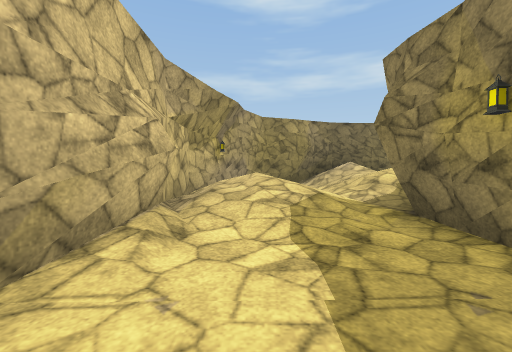
view 1 (above)

20 first-person views from a walk through a Unity game level. The camera is 1.3 m above the floor, tilts 2° down and sees 90° across. The floor is counted in squares, 2 m on a side. Each view is taken from the middle of a square. On the plan, view 1 faces up. The plan holds only what a view shows up to about 9 squares ahead; the rest is blank. The place goes on beyond the plan. The player character is not drawn. Some surface patterns are stand-ins.

view 2
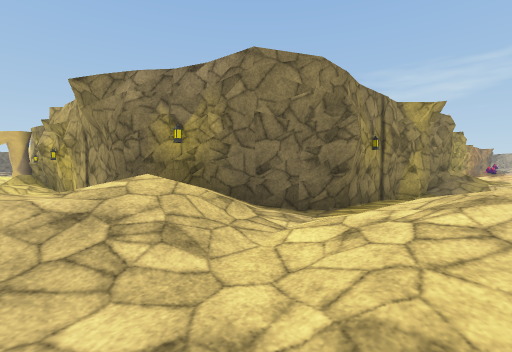

view 3
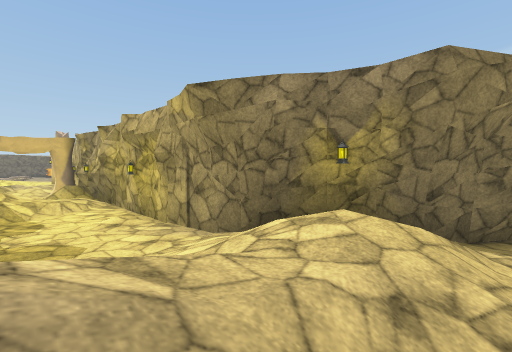

view 4
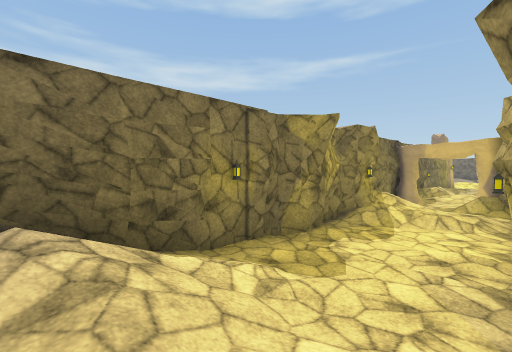

view 5
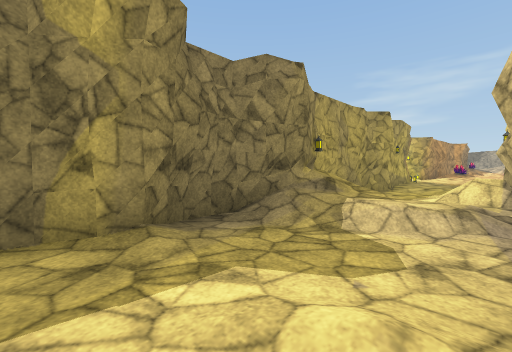

view 6
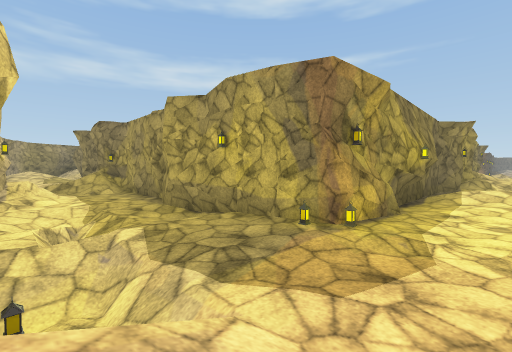

view 7
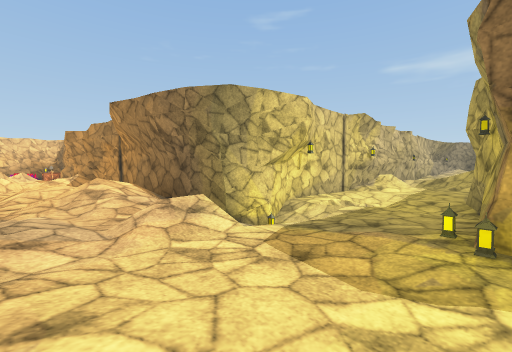

view 8
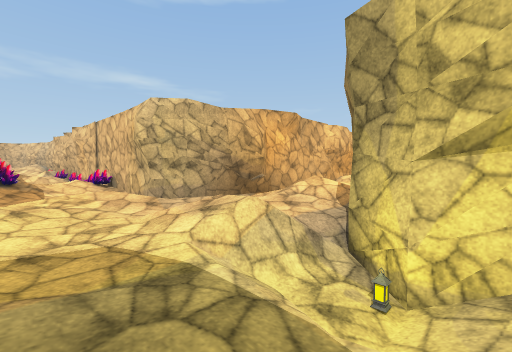

view 9
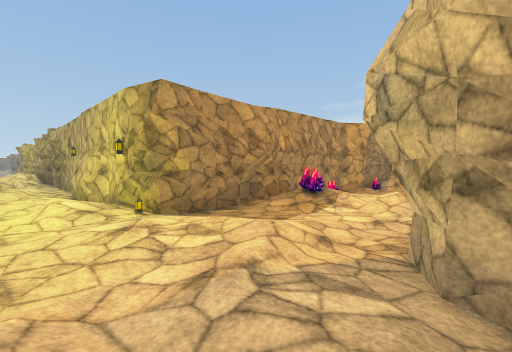

view 10
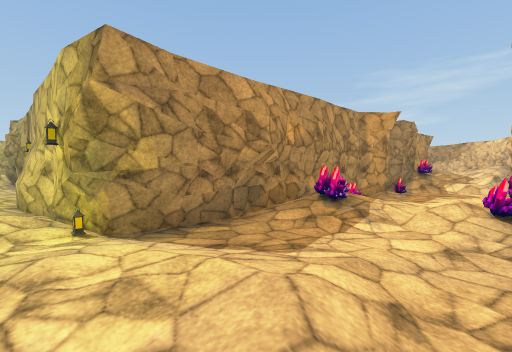

view 11
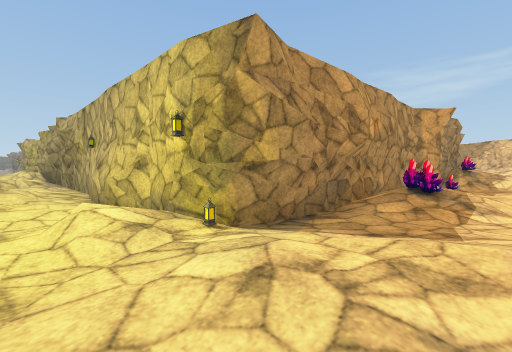

view 12
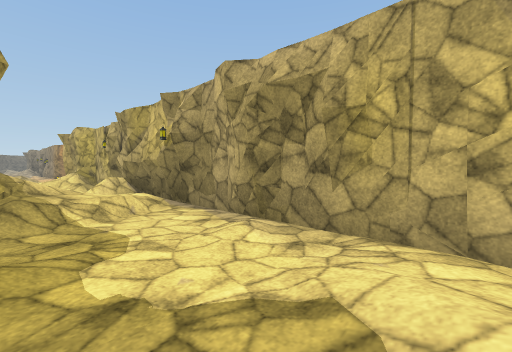

view 13
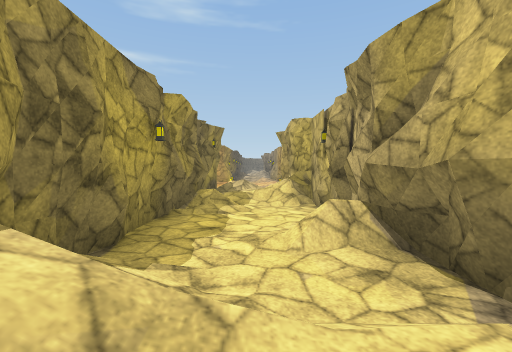

view 14
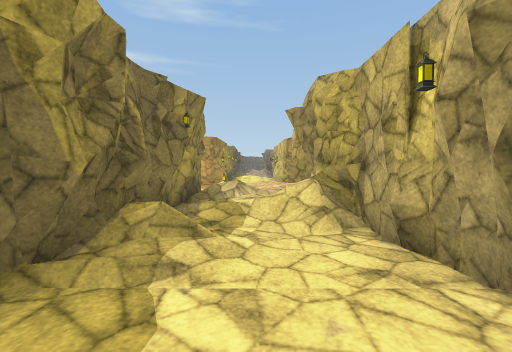

view 15
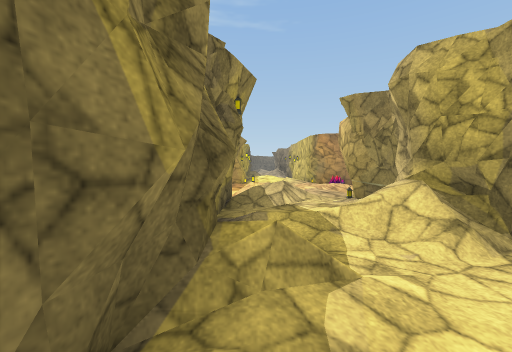

view 16
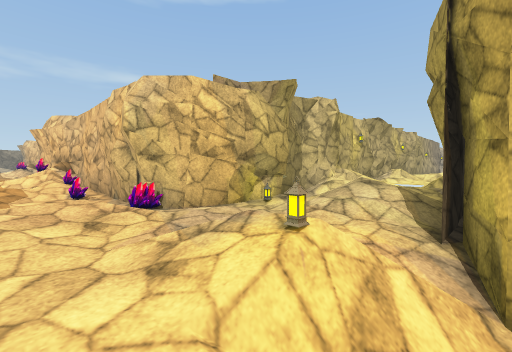

view 17
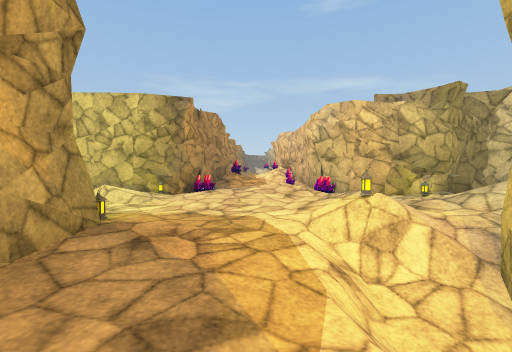

view 18
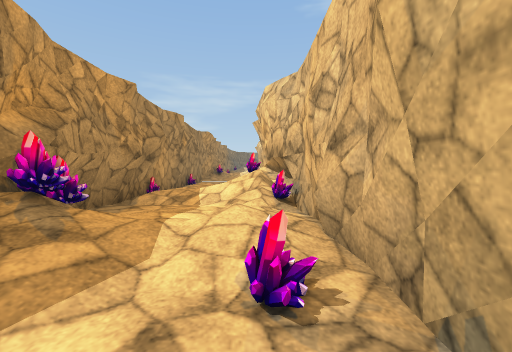

view 19
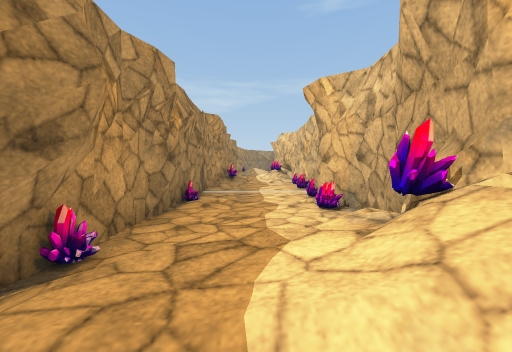

view 20
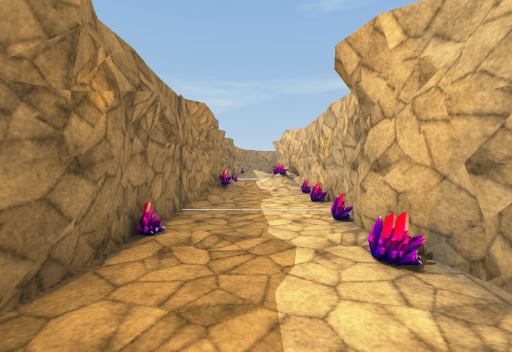

### Floor plan
Key: @ floor where view 1 was taken; # wall or solid block; . main floor; : floor 0.25 m higher than the main floor; - floor 0.25 m lower than the main floor; + floor 0.5 m higher than the main floor; * floor 0.75 m higher than the main floor; % floor 1 m higher than the main floor; _ floor 1 m lower than the main floor; & floor 1.25 m higher than the main floor; / step, stairs or slope; L lantern; C crystal; O other object.
Columns run from 7 left of view 1 to 26 right of it. Each row starts with its distance up from view 1.
  9         #############
  8        ##///:...+/ .O.
  7       #:./%/..../+.//.
  6      ##:./&/:..#####O
  5      #/*+/*#####
  4      #+//:##
  3      ##+:##
  2       #..#
  1       ...#
  0       .@.#
 -1       ...#
 -2        //#
 -3       #/*#
 -4       #..#
 -5      ##..#
 -6      #...#
 -7      #-/-#
 -8      #./-#                     /
 -9      #//.##                   /--
-10 ######L/.L#######  ###########_--#
-11 /   /./..L...:..:./#.../-:.//-L--L
-12 / +//:/.....:++...//...--/://-----
-13 ..../.:.:.+...:..../.#.--#/##.....
-14 ######.+:#####################/.O#
-15      #-..#                   #---#
-16      #..:#                   #C/##
-17      #C:C#                   #/:#
-18      #::O#                   #-.##
-19      #O..#                   #C--#
-20      #...#                   #C:.#
-21        .O#                   #//C#
-22       O//#                   #---#
-23        +##                   #C--#
-24       #                      #--C#
-25       #                      #C--#
-26                              #---#
-27                              #C-.#
-28                              #--##
-29                              #--#

Positions as (right, up) in squares from view 1, and headings:
1: (0, 0), facing up
2: (0, 7), facing down-right
3: (2, 8), facing down-right
4: (3, 6), facing up-right
5: (-1, 1), facing down-right
6: (-1, -12), facing up-right
7: (2, -13), facing up-left
8: (1, -9), facing down-left
9: (-2, -12), facing down-right
10: (-1, -13), facing down-right
11: (0, -12), facing down-right
12: (7, -11), facing down-right
13: (11, -12), facing right
14: (14, -12), facing right
15: (15, -11), facing right
16: (24, -10), facing down-left
17: (24, -8), facing down
18: (23, -15), facing down
19: (24, -19), facing down
20: (24, -21), facing down
